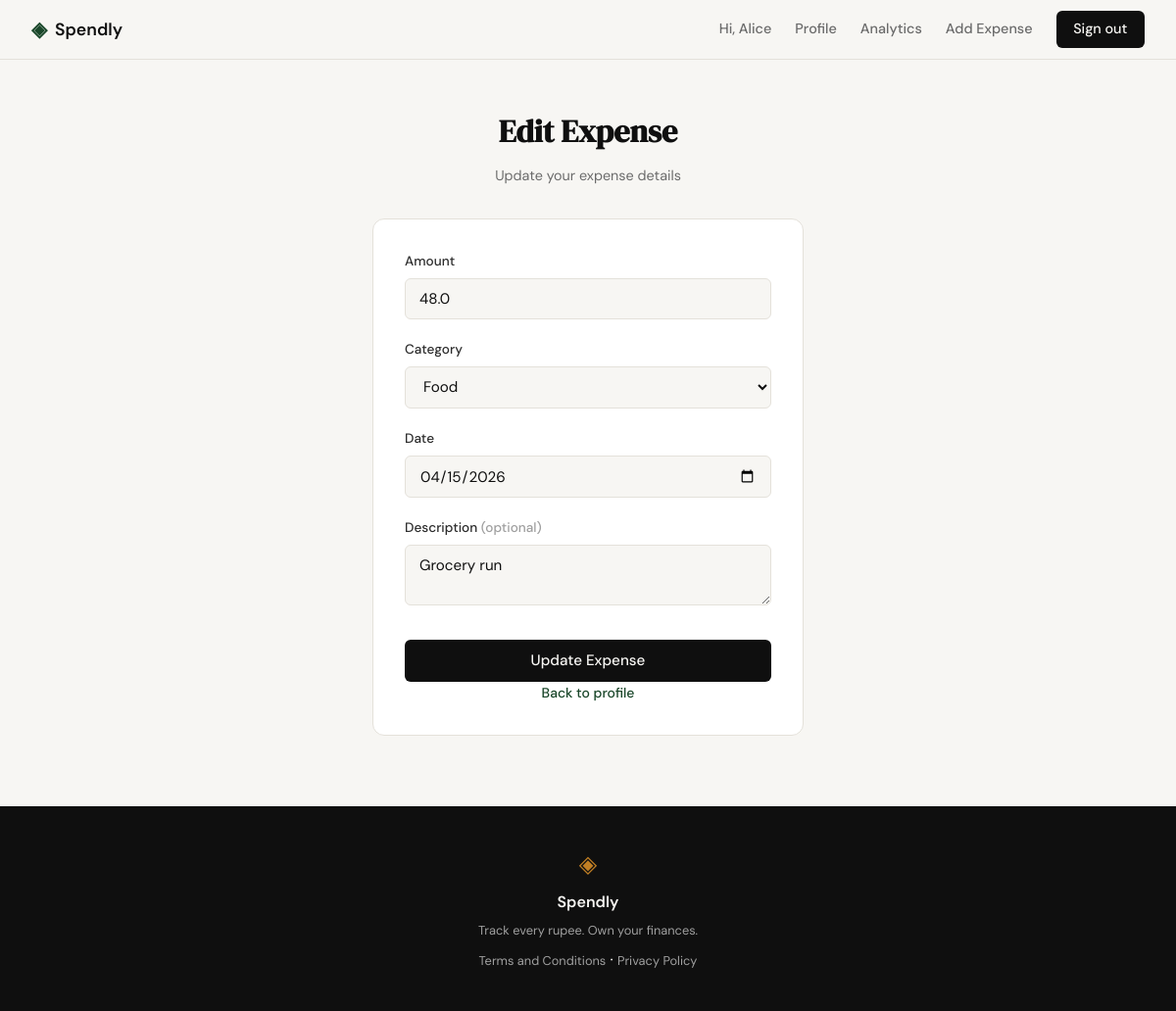
Screenshot of /expenses/46/edit (signed in) with the database file from the repository.
### tables this page shows
CREATE TABLE expenses (
                id          INTEGER PRIMARY KEY AUTOINCREMENT,
                user_id     INTEGER NOT NULL REFERENCES users(id),
                amount      REAL    NOT NULL,
                category    TEXT    NOT NULL,
                date        TEXT    NOT NULL,
                description TEXT,
                created_at  TEXT    DEFAULT (datetime('now'))
            );

### app.py (the view, shortened to what this page needs)
@app.route("/expenses/<int:id>/edit", methods=["GET", "POST"])
def edit_expense(id):
    if not session.get("user_id"):
        return redirect(url_for("login"))
    db = get_db()
    expense = db.execute(
        "SELECT * FROM expenses WHERE id = ?", (id,)
    ).fetchone()
    if expense is None or expense["user_id"] != session["user_id"]:
        abort(404)
    form = {}
    error = None
    return render_template("edit_expense.html",
        categories=EXPENSE_CATEGORIES,
        error=error,
        expense_id=id,
        amount=form.get("amount") if form else expense["amount"],
        category=form.get("category") if form else expense["category"],
        date=form.get("date") if form else expense["date"],
        description=form.get("description") if form else (expense["description"] or ""),
    )

### database/db.py (called while the page is built)
def get_db():
    conn = sqlite3.connect(DB_PATH)
    conn.row_factory = sqlite3.Row
    conn.execute("PRAGMA foreign_keys = ON")
    return conn

### templates/edit_expense.html (shortened to what this page needs)
{% extends "base.html" %}
{% block content %}
<section class="auth-section">
    <div class="auth-container">
        <div class="auth-header">
            <h1 class="auth-title">Edit Expense</h1>
            <p class="auth-subtitle">Update your expense details</p>
        </div>
        <div class="auth-card">
            <form method="POST" action="{{ url_for('edit_expense', id=expense_id) }}">
                <div class="form-group">
                    <label for="amount">Amount</label>
                    <input class="form-input" type="number" id="amount" name="amount"
                           step="0.01" min="0.01" required
                           value="{{ amount or '' }}" placeholder="0.00">
                </div>
                <div class="form-group">
                    <label for="category">Category</label>
                    <select class="form-input" id="category" name="category" required>
                        {% for cat in categories %}
                        <option value="{{ cat }}" {% if category == cat %}selected{% endif %}>{{ cat }}</option>
                        {% endfor %}
                    </select>
                </div>
                <div class="form-group">
                    <label for="date">Date</label>
                    <input class="form-input" type="date" id="date" name="date"
                           required value="{{ date or '' }}">
                </div>
                <div class="form-group">
                    <label for="description">Description <span style="color:var(--ink-faint)">(optional)</span></label>
                    <textarea class="form-input" id="description" name="description"
                              rows="2" maxlength="200"
                              placeholder="e.g. Lunch at cafe">{{ description or '' }}</textarea>
                </div>
                <button type="submit" class="btn-submit">Update Expense</button>
            </form>
            <div class="auth-switch">
                <a href="{{ url_for('profile') }}">Back to profile</a>
            </div>
        </div>
    </div>
</section>
{% endblock %}

### static/css/style.css (style rules this page uses)
:root { --ink: #0f0f0f; --ink-soft: #2d2d2d; --ink-muted: #6b6b6b; --ink-faint: #a0a0a0; --paper: #f7f6f3; --paper-warm: #f0ede6; --paper-card: #ffffff; --accent: #1a472a; --accent-light: #e8f0eb; --accent-2: #c17f24; --accent-2-light: #fdf3e3; --danger: #c0392b; --danger-light: #fdecea; --border: #e4e1da; --border-soft: #eeebe4; --font-display: 'DM Serif Display', Georgia, serif; --font-body: 'DM Sans', system-ui, sans-serif; --max-width: 1200px; --auth-width: 440px; --radius-sm: 6px; --radius-md: 12px; --radius-lg: 20px; }
*, *::before, *::after { box-sizing: border-box; margin: 0; padding: 0; }
html { font-size: 16px; scroll-behavior: smooth; }
body { background: var(--paper); color: var(--ink); font-family: var(--font-body); font-size: 1rem; line-height: 1.6; -webkit-font-smoothing: antialiased; }
a { color: inherit; text-decoration: none; }
.auth-section { min-height: calc(100vh - 60px - 100px); display: flex; align-items: center; justify-content: center; padding: 3rem 2rem; }
.auth-container { width: 100%; max-width: var(--auth-width); }
.auth-header { text-align: center; margin-bottom: 2rem; }
.auth-title { font-family: var(--font-display); font-size: 2rem; color: var(--ink); margin-bottom: 0.5rem; }
.auth-subtitle { font-size: 0.9rem; color: var(--ink-muted); }
.auth-card { background: var(--paper-card); border: 1px solid var(--border); border-radius: var(--radius-md); padding: 2rem; margin-bottom: 1.5rem; }
.form-group { margin-bottom: 1.25rem; }
.form-group label { display: block; font-size: 0.85rem; font-weight: 500; color: var(--ink-soft); margin-bottom: 0.4rem; }
.form-input { width: 100%; padding: 0.6rem 0.875rem; border: 1px solid var(--border); border-radius: var(--radius-sm); font-family: var(--font-body); font-size: 0.95rem; color: var(--ink); background: var(--paper); outline: none; transition: border-color 0.2s; }
.form-input::placeholder { color: var(--ink-faint); }
.btn-submit { width: 100%; padding: 0.7rem; background: var(--ink); color: var(--paper); border: none; border-radius: var(--radius-sm); font-family: var(--font-body); font-size: 0.95rem; font-weight: 500; cursor: pointer; transition: background 0.2s; margin-top: 0.5rem; }
.auth-switch { text-align: center; font-size: 0.875rem; color: var(--ink-muted); }
.auth-switch a { color: var(--accent); font-weight: 500; }

### rows the page displays
expenses: amount "48.0", category "Food", date "04/15/2026", description "Grocery run"

### other values shown
{{ session['user_name'] }} "Alice"
